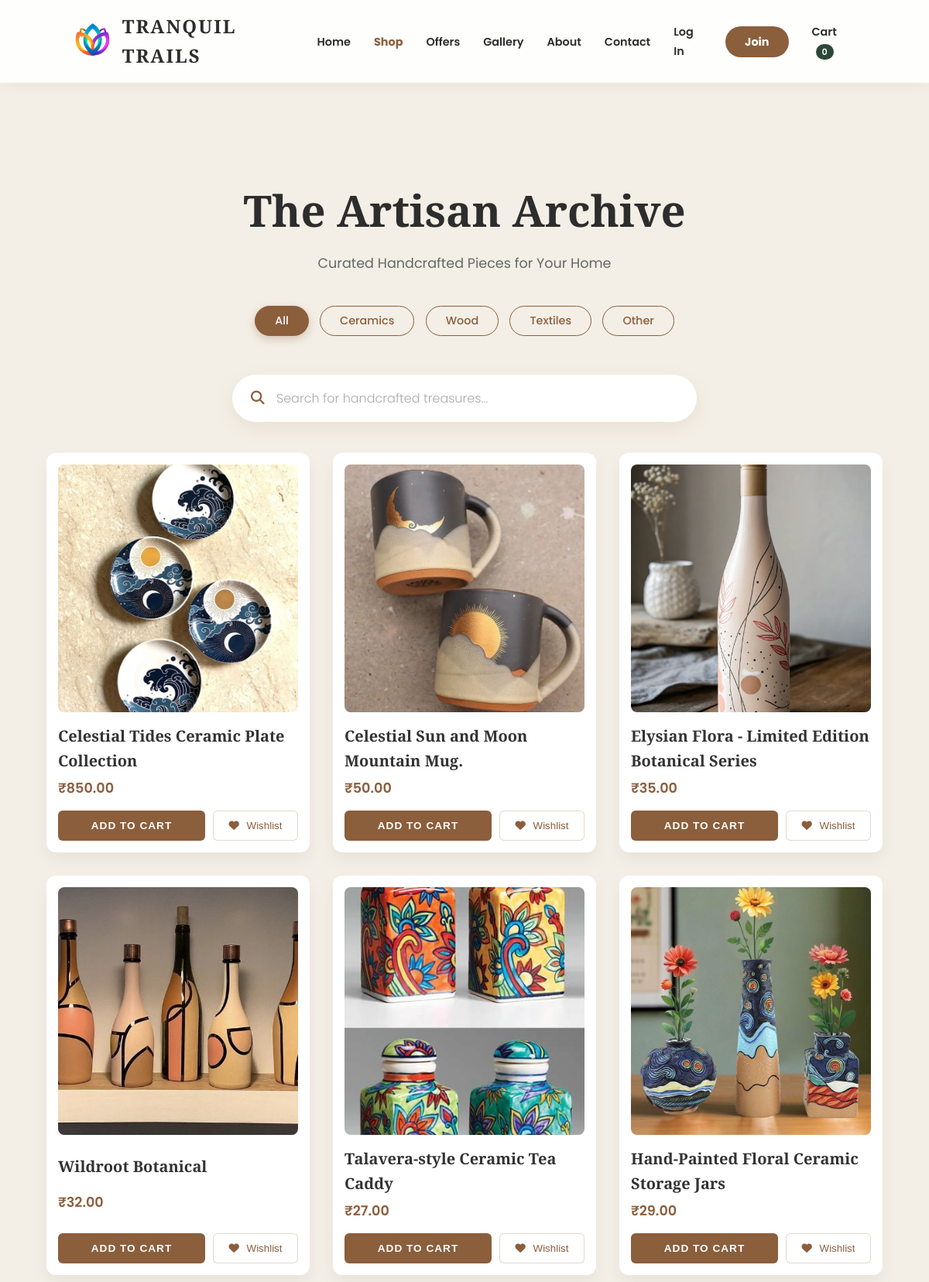
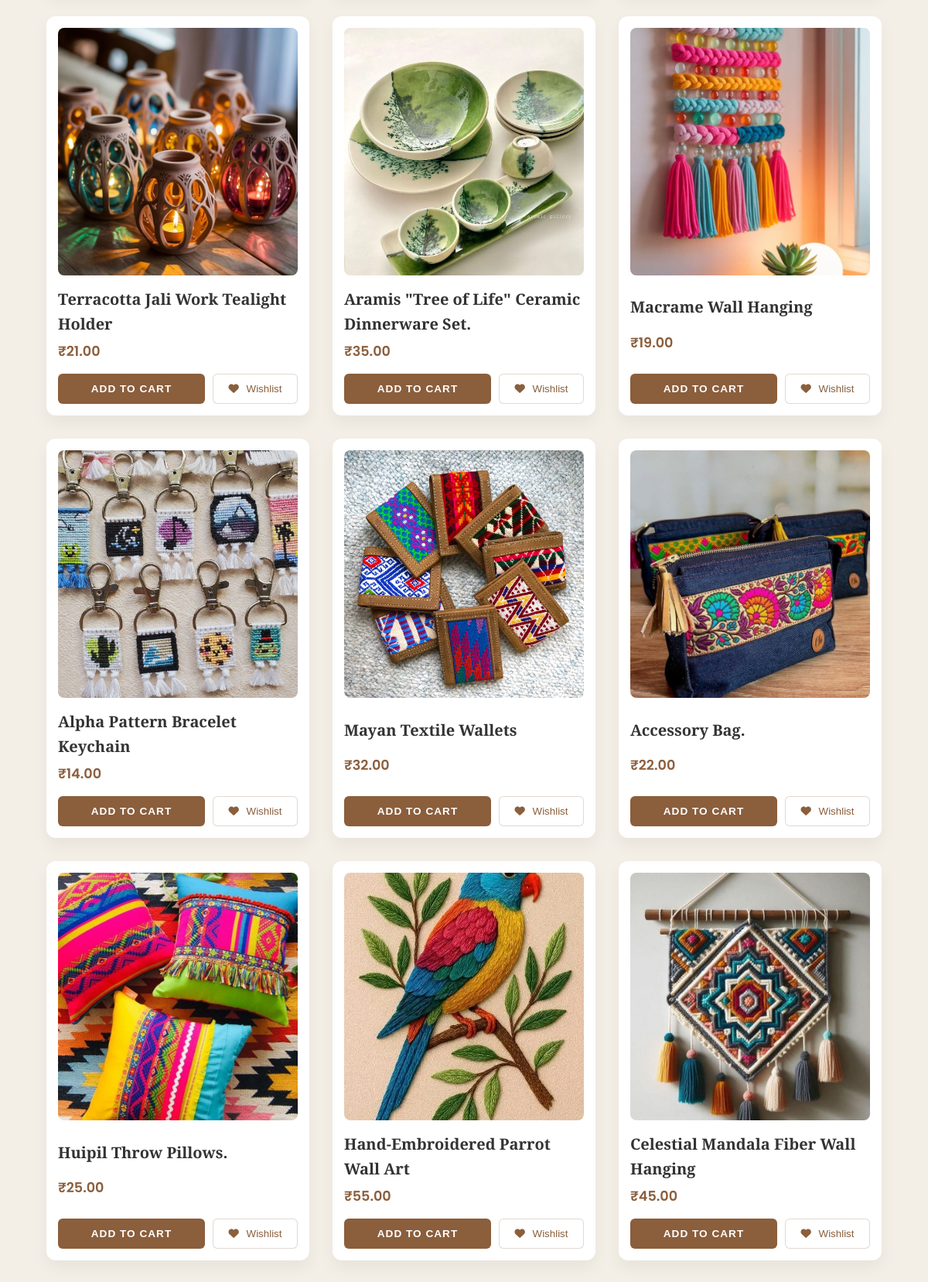
The app's page /shop/ (upper part) with its own data (2 pictures, top to bottom).
### core/models.py (models this page shows, shortened)
class Product(models.Model):
    category = models.ForeignKey(Category, related_name='products', on_delete=models.CASCADE)
    name = models.CharField(max_length=200)
    slug = models.SlugField(unique=True)
    image = models.ImageField(upload_to='products/')
    description = models.TextField(blank=True)
    price = models.DecimalField(max_digits=10, decimal_places=2)
    stock = models.PositiveIntegerField(default=0)
    available = models.BooleanField(default=True)
    created_at = models.DateTimeField(auto_now_add=True)
    updated_at = models.DateTimeField(auto_now=True)

### core/views.py (the view)
# urls.py: path('shop/', views.shop, name='shop'),
def shop(request):
    products = Product.objects.filter(available=True)
    categories = Category.objects.all()
    return render(request, 'shop.html', {
        'products': products,
        'categories': categories
    })

### core/templates/shop.html (shortened to what this page needs)
{% load static %}
<!DOCTYPE html>
<html lang="en">
<head>
    <link rel="stylesheet" href="https://cdnjs.cloudflare.com/ajax/libs/font-awesome/6.4.0/css/all.min.css">
    <link rel="stylesheet" href="{% static 'styles.css' %}">
</head>
<body>
    <nav>
        <a href="{% url 'home' %}" class="logo-container">
            <img src="{% static 'Adobe Express - file.png' %}" alt="Logo" class="logo-img">
            <span class="logo-text">TRANQUIL TRAILS</span>
        </a>
        <ul class="nav-links" id="navLinks">
            <li><a href="{% url 'home' %}">Home</a></li>
            <li><a href="{% url 'shop' %}" style="color: #8B5E3C; font-weight: bold;">Shop</a></li>
            <li><a href="{% url 'offers' %}">Offers</a></li>
            <li><a href="{% url 'gallery' %}">Gallery</a></li>
            <li><a href="{% url 'about' %}">About</a></li>
            <li><a href="{% url 'contact' %}">Contact</a></li>
            {% if user.is_authenticated %}
                <li>
                    <div class="nav-user-container">
                        <img src="https://cdn-icons-png.flaticon.com/512/3135/3135715.png" class="user-avatar" id="userAvatarBtn">
                        <div class="profile-dropdown" id="profileDropdown">
                            <div style="padding: 10px 16px; font-weight: bold; background: #f9f9f9; font-size: 0.8rem; border-bottom: 1px solid #eee;">
                                Hi, {{ user.first_name|default:user.username }}
                            </div>
                            <a href="#">My Orders</a>
                            <a href="{% url 'wishlist' %}">Wishlist <span class="cart-count-pill" data-wishlist-count>0</span></a>
                            <a href="#" onclick="logoutUser()" style="color:#d32f2f;">Logout</a>
                        </div>
                    </div>
                </li>
            {% else %}
                <li><a href="{% url 'login' %}">Log In</a></li>
                <li><a href="{% url 'signup' %}" style="background: #8B5E3C; color: white; padding: 10px 25px; border-radius: 50px; font-weight: bold;">Join</a></li>
            {% endif %}
            <li id="cartNavItem">
                <a href="{% url 'cart' %}" id="cart-link">Cart <span class="cart-count-pill" id="cart-count">0</span></a>
            </li>
        </ul>
    </nav>
    <section class="shop-container">
        <div class="shop-header">
            <h1>The Artisan Archive</h1>
            <p>Curated Handcrafted Pieces for Your Home</p>
        </div>
        <div class="category-filters">
            <button class="filter-btn active" onclick="filterProducts('all')">All</button>
            <button class="filter-btn" onclick="filterProducts('Ceramics')">Ceramics</button>
            <button class="filter-btn" onclick="filterProducts('Wood')">Wood</button>
            <button class="filter-btn" onclick="filterProducts('Textiles')">Textiles</button>
            <button class="filter-btn" onclick="filterProducts('Other')">Other</button>
        </div>
        <div class="search-bar-container">
            <div class="search-wrapper">
                <i class="fas fa-search search-icon"></i>
                <input
                    type="text"
                    id="productSearch"
                    class="search-input"
                    placeholder="Search for handcrafted treasures..."
                    autocomplete="off"
                >
            </div>
        </div>
        <div class="product-grid" id="shopGrid">
            {% for product in products %}
            <div class="product-card" data-category="{{ product.category.name|default:'Other' }}">
                <div class="product-img-box">
                    {% if product.image %}
                        <img src="{{ product.image.url }}" alt="{{ product.name }}">
                    {% else %}
                        <img src="{% static 'placeholder.jpg' %}" alt="No Image">
                    {% endif %}
                </div>
                <a href="{% url 'product_detail' product.id %}" style="text-decoration: none;">
                    <h3>{{ product.name }}</h3>
                </a>
                <p class="price">₹{{ product.price }}</p>
                <div style="display:flex; gap:10px;">
                    <button class="add-btn"
                            data-id="{{ product.id }}"
                            data-name="{{ product.name }}"
                            data-price="{{ product.price }}"
                            data-img="{% if product.image %}{{ product.image.url }}{% endif %}">
                        Add to Cart
                    </button>
                    <button class="wishlist-btn"
                            style="min-width:110px; border-radius:6px;"
                            data-id="{{ product.id }}"
                            data-name="{{ product.name }}"
                            data-price="{{ product.price }}"
                            data-img="{% if product.image %}{{ product.image.url }}{% endif %}">
                        <i class="fas fa-heart"></i>
                        <span class="wishlist-btn-label" style="margin-left:6px;">Wishlist</span>
                    </button>
                </div>
            </div>
            {% empty %}
                <p style="text-align:center; grid-column:1/-1; color:#777;">No products available at the moment.</p>
            {% endfor %}
        </div>
    </section>
</body>
</html>

### core/static/styles.css (style rules this page uses)
:root { --primary: #8B5E3C; --accent: #2D4739; --bg: #F4EFE6; --white: #ffffff; --text: #2d2d2d; }
* { margin: 0; padding: 0; box-sizing: border-box; }
body { font-family: 'Poppins', sans-serif; background: var(--bg); color: var(--text); line-height: 1.6; overflow-x: hidden; }
nav { display: flex; justify-content: space-between; align-items: center; padding: 15px 8%; background: rgba(255, 255, 255, 0.9); backdrop-filter: blur(10px); position: sticky; top: 0; z-index: 1000; box-shadow: 0 2px 20px rgba(0,0,0,0.05); }
.logo-container { display: flex; align-items: center; text-decoration: none; z-index: 1001; }
.logo-img { height: 50px; width: auto; margin-right: 15px; object-fit: contain; }
.logo-text { font-family: 'Playfair Display', serif; font-size: 1.5rem; font-weight: bold; color: var(--text); letter-spacing: 2px; }
.nav-links { display: flex; list-style: none; gap: 30px; align-items: center; }
.nav-links a { text-decoration: none; color: var(--text); font-size: 0.9rem; font-weight: 600; transition: 0.3s; }
.cart-count-pill { background: var(--accent); color: white; padding: 2px 8px; border-radius: 20px; font-size: 0.7rem; margin-left: 5px; }
.filter-btn { white-space: nowrap; padding: 10px 24px; border-radius: 50px; border: 1px solid #ddd; background: var(--white); color: var(--text); font-size: 0.85rem; font-weight: 500; cursor: pointer; transition: all 0.3s cubic-bezier(0.4, 0, 0.2, 1); }
.filter-btn.active { background: var(--primary); color: var(--white); border-color: var(--primary); box-shadow: 0 4px 12px rgba(139, 94, 60, 0.3); }
.wishlist-btn, .wishlist-toggle, .wishlist-cta { border: 1px solid rgba(139, 94, 60, 0.24); background: rgba(255, 255, 255, 0.92); color: var(--primary); cursor: pointer; transition: 0.3s ease; }

### records on screen
Product: image (picture), name "Celestial Tides Ceramic Plate Collection", price "850.00"
Product: image (picture), name "Celestial Sun and Moon Mountain Mug.", price "50.00"
Product: image (picture), name "Elysian Flora - Limited Edition Botanical Series", price "35.00"
Product: image (picture), name "Wildroot Botanical", price "32.00"
Product: image (picture), name "Talavera-style Ceramic Tea Caddy", price "27.00"
Product: image (picture), name "Hand-Painted Floral Ceramic Storage Jars", price "29.00"
Product: image (picture), name "Terracotta Jali Work Tealight Holder", price "21.00"
Product: image (picture), name "Aramis \"Tree of Life\" Ceramic Dinnerware Set.", price "35.00"
Product: image (picture), name "Macrame Wall Hanging", price "19.00"
Product: image (picture), name "Alpha Pattern Bracelet Keychain", price "14.00"
Product: image (picture), name "Mayan Textile Wallets", price "32.00"
Product: image (picture), name "Accessory Bag.", price "22.00"
Product: image (picture), name "Huipil Throw Pillows.", price "25.00"
Product: image (picture), name "Hand-Embroidered Parrot Wall Art", price "55.00"
Product: image (picture), name "Celestial Mandala Fiber Wall Hanging", price "45.00"
